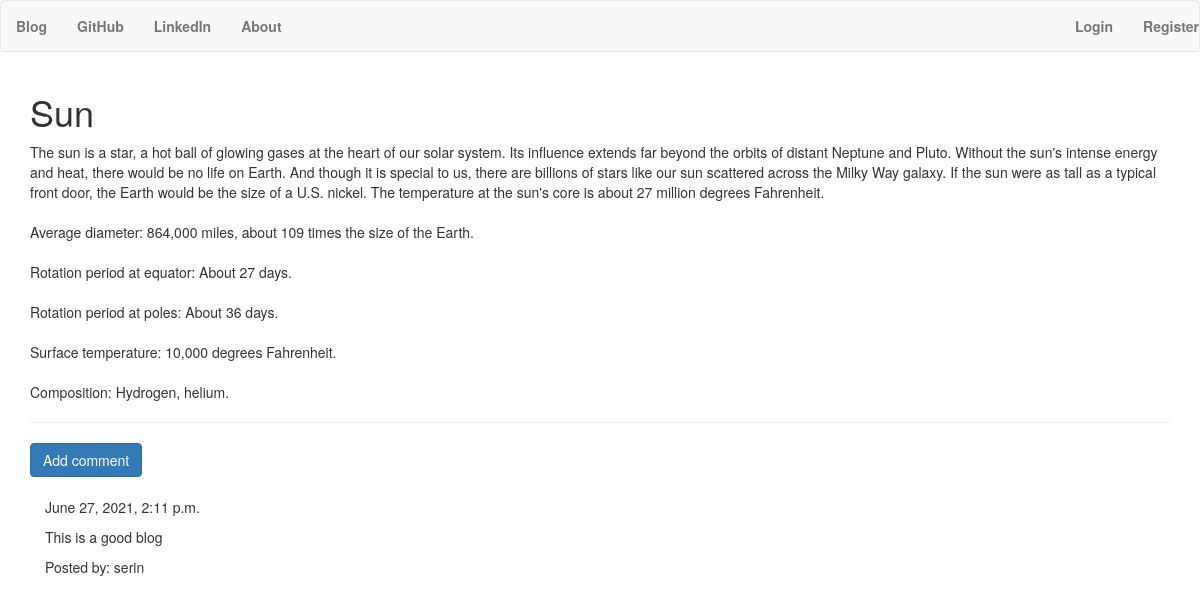
/blogpost/11/, run on the app's committed database.
### blog/models.py (models this page shows, shortened)
class BlogPost(models.Model):
    author = models.ForeignKey('auth.User',on_delete=models.CASCADE)
    title = models.CharField(max_length=50)
    text = models.TextField()
    created_date = models.DateTimeField(default=timezone.now)
    published_date = models.DateTimeField(blank=True,null=True)

class BlogComment(models.Model):
    post = models.ForeignKey('blog.BlogPost',on_delete=models.CASCADE,related_name='comments')
    author = models.CharField(max_length=50)
    text = models.TextField()
    created_date = models.DateTimeField(default=timezone.now)
    approved_comment = models.BooleanField(default=False)

### blog/views.py (the view)
# urls.py: path('blogpost/<int:pk>/',views.BlogPostDetailView.as_view(),name='blogpost_detail'),
class BlogPostDetailView(DetailView):
    model = BlogPost
    def get_context_data(self, **kwargs):
        context = super().get_context_data(**kwargs)
        context['comments'] = BlogComment.objects.filter(post=context['blogpost'])
        return context

### blog/templates/blog/blogpost_detail.html (shortened to what this page needs)
{% extends 'blog/base.html' %}
{% block content %}
    <h1 class = "posttitle loader">{{ blogpost.title}}</h1>
    <p class='postcontent'>{{ blogpost.text|safe|linebreaksbr}}</p>
    <hr>
    {% if user.is_authenticated%}
    <a href="{% url 'add_comment_to_post' pk=blogpost.pk %}" class="btn btn-primary btn-comment">Add comment</a>
    {% else %}
    <a href="{% url 'register' %}" class="btn btn-primary btn-comment">Add comment</a>
    {% endif %}
    <div class="container">
        {% for comment in comments %}
            <br>
            {% if user.is_authenticated or comment.approved_comment %}
                {{ comment.created_date }}
                <p>{{ comment.text|safe|linebreaks }}</p>
                <p>Posted by: {{ comment.author }}</p>
            {% endif %}
        {% empty %}
            <p>No comments</p>
        {% endfor %}
    </div>
{% endblock content %}

### blog/static/css/styles.css (style rules this page uses)
body { background-image: url("https://coolwallpapers.me/th700/5290495-pencil-wooden-color-tip-point-white-desk-art-drawing-draw-work-space-white-background-minimal-simple-writing-write-blogging-blog-business-png-images.jpg"); background-position: center; background-repeat: no-repeat; background-size: cover; }

### data on the page
BlogPost: title "Sun", text "The sun is a star, a hot ball of glowing gases at the heart of our solar system. Its influence extends far beyond the orbits of distant Neptune and Pluto. Without the sun's intense energy and heat, there would be no life on Earth. And though it is special to us, there are billions of stars like our sun scattered across the Milky Way galaxy. If the sun were as tall as a typical front door, the Earth would be the size of a U.S. nickel. The temperature at the sun's core is about 27 million degrees Fahrenheit. Average diameter: 864,000 miles, about 109 times the size of the Earth. Rotation period at equator: About 27 days. Rotation period at poles: About 36 days. Surface temperature: 10,000…"
BlogComment: created_date "June 27, 2021, 2:11 p.m.", text "This is a good blog", author "serin"
